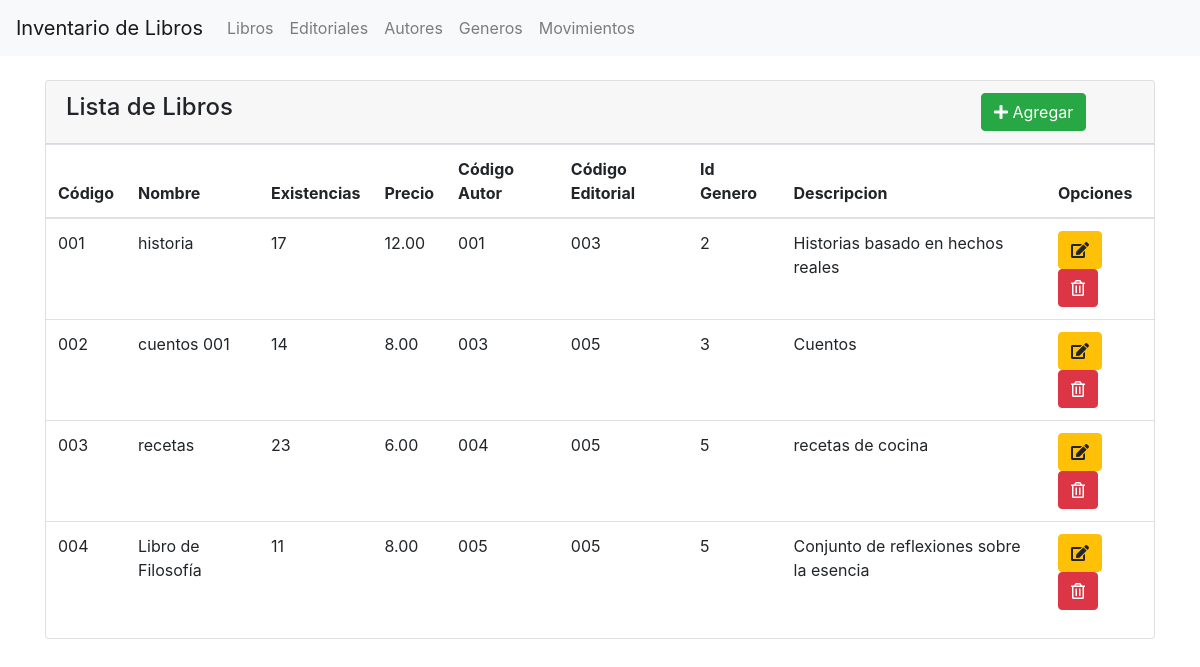
Page /listar_libros.php on the committed database.
### tables this page shows
CREATE TABLE `libros` (
  `codigoLibro` varchar(10) NOT NULL,
  `nombreLibro` varchar(100) NOT NULL,
  `existencias` int(11) NOT NULL,
  `precio` double(18,2) NOT NULL,
  `codigoAutor` varchar(10) NOT NULL,
  `codigoEditorial` varchar(10) NOT NULL,
  `idGenero` int(11) NOT NULL,
  `descripcion` varchar(300) NOT NULL
);

### listar_libros.php (the view, shortened to what this page needs)
<!doctype html>
<html lang="es">
  <head>
    <link rel="stylesheet" href="https://stackpath.bootstrapcdn.com/bootstrap/4.5.2/css/bootstrap.min.css">
    <link rel="stylesheet" href="https://use.fontawesome.com/releases/v5.12.1/css/all.css" />
  </head>
  <body>
  <nav class="navbar navbar-expand-lg navbar-light bg-light">
  <a class="navbar-brand" href="#">Inventario de Libros</a>
  <div class="collapse navbar-collapse" id="navbarNavAltMarkup">
    <div class="navbar-nav">
      <a class="nav-item nav-link" href="listar_libros.php">Libros</a>
      <a class="nav-item nav-link" href="listar_editoriales.php">Editoriales</a>
      <a class="nav-item nav-link" href="listar_autores.php">Autores</a>
      <a class="nav-item nav-link" href="listar_genero.php">Generos</a>
      <a class="nav-item nav-link" href="listar_movimientos.php">Movimientos</a>
    </div>
  </div>
</nav>
    <br/>
    <div class="container">
        <div class="card">
            <div class="card-header">
                <div class="row">
                    <div class="col-lg-10">
                        <h4>Lista de Libros</h4>
                    </div>
                    <div class="col-lg-2">
                        <a class="btn btn-success" href="agregar_libro.php"><i class="fas fa-plus"></i> Agregar</a>
                    </div>
                </div>
            </div>
            <?php
            $conn = OpenCon();
            $sql = "SELECT * FROM libros";
           ?>
                <table class="table">
                    <thead>
                        <tr>
                            <th>Código</th>
                            <th>Nombre</th>
                            <th>Existencias</th>
                            <th>Precio</th>
                            <th>Código Autor</th>
                            <th>Código Editorial</th>
                            <th>Id Genero</th>
                            <th>Descripcion</th>
                            <th>Opciones</th>
                        </tr>
                    </thead>
                    <tbody>
                <?php
                    foreach ($conn->query($sql) as $row){
                        echo "<tr>";
                        echo "<td>" . $row["codigoLibro"]. "</td>";
                        echo "<td>" . $row["nombreLibro"]. "</td>";
                        echo "<td>" . $row["existencias"]. "</td>";
                        echo "<td>" . $row["precio"]. "</td>";
                        echo "<td>" . $row["codigoAutor"]. "</td>";
                        echo "<td>" . $row["codigoEditorial"]. "</td>";
                        echo "<td>" . $row["idGenero"]. "</td>";
                        echo "<td>" . $row["descripcion"]. "</td>";
                        echo "<td>";
                        echo "<a class=\"btn btn-warning\" href=\"http://localhost/inventarioPDO/editar_libro.php?codigoLibro=". $row["codigoLibro"]."\"><i class=\"fas fa-edit\"></i></a> ";
                        echo "<a class=\"btn btn-danger\" href=\"http://localhost/inventarioPDO/eliminar_libro.php?codigo=". $row["codigoLibro"]."\"><i class=\"far fa-trash-alt\"></i></a>";
                        echo "</td>";
                        echo "</tr>";
                    }
                    ?>
                    </tbody>
                </table>
        </div>
    </div>
  </body>
</html>

### rows in the picture
libros: codigoLibro "001", nombreLibro "historia", existencias "17", precio "12.00", codigoAutor "001", codigoEditorial "003", idGenero "2", descripcion "Historias basado en hechos reales"
libros: codigoLibro "002", nombreLibro "cuentos 001", existencias "14", precio "8.00", codigoAutor "003", codigoEditorial "005", idGenero "3", descripcion "Cuentos"
libros: codigoLibro "003", nombreLibro "recetas", existencias "23", precio "6.00", codigoAutor "004", codigoEditorial "005", idGenero "5", descripcion "recetas de cocina"
libros: codigoLibro "004", nombreLibro "Libro de Filosofía", existencias "11", precio "8.00", codigoAutor "005", codigoEditorial "005", idGenero "5", descripcion "Conjunto de reflexiones sobre la esencia"
